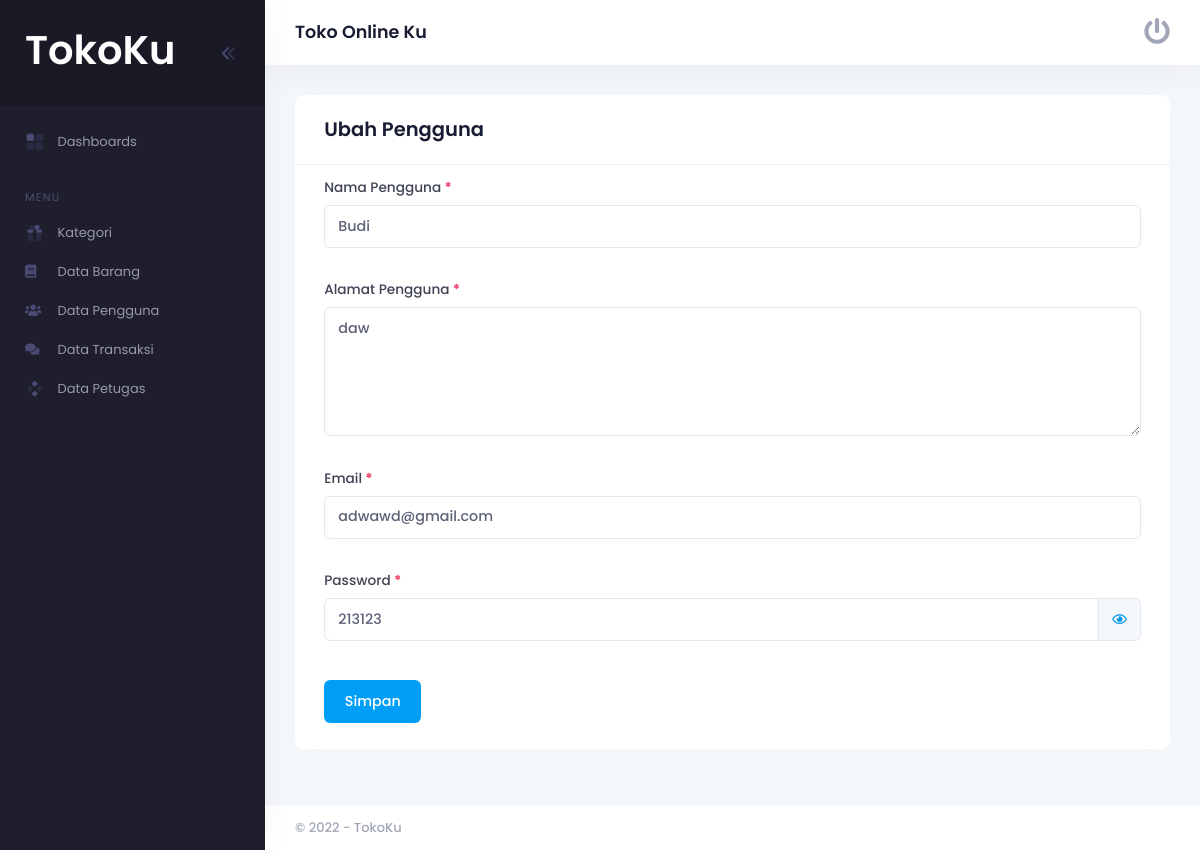
The app's page /layout/main.php?page=edit_pengguna&id=2 with its own data.
### tables this page shows
CREATE TABLE `pembeli` (
  `id_pembeli` int(11) NOT NULL,
  `nama` varchar(255) NOT NULL,
  `email` varchar(255) NOT NULL,
  `password` varchar(255) NOT NULL,
  `alamat` text NOT NULL
);

### pages/pengguna/edit.php (the view, shortened to what this page needs)
<?php
if (isset($_GET['id'])) {
    $query = "SELECT * FROM pembeli WHERE id_pembeli = '" . $_GET['id'] . "'";
    $result = mysqli_query($koneksi, $query);
    $data = mysqli_fetch_assoc($result);
} else {
    echo "<script>alert('Masukkan data id.');window.location='pengguna.php';</script>";
}
?>
<div class="card mb-5 mb-xl-8">
    <div class="card-header">
        <div class="card-title">
            <h2>Ubah Pengguna</h2>
        </div>
    </div>
    <div class="card-body pt-4">
        <form role="form" method="post" action="../pages/pengguna/proses_edit.php">
            <div class="mb-10 fv-row">
                <label class="required form-label">Nama Pengguna</label>
                <input type="text" name="nama_pengguna" class="form-control mb-2" value="<?php echo $data['nama']; ?>"/>
            </div>
            <div class="mb-10 fv-row">
                <label class="required form-label">Alamat Pengguna</label>
                <textarea name="alamat_pengguna" class="form-control mb-2" value="<?php echo $data['alamat']; ?>" rows="5"><?php echo $data['alamat']; ?></textarea>
            </div>
            <div class="mb-10 fv-row">
                <label class="required form-label">Email</label>
                <input name="email_pengguna" class="form-control mb-2" value="<?php echo $data['email']; ?>">
            </div>
            <div class="mb-10 fv-row">
                <label class="required form-label">Password</label>
                <div class="input-group mb-10">
                    <input type="text" name="pass_pengguna" id="password" class="form-control mb-2" value="<?php echo $data['password']; ?>">
                    <span class="input-group-text mb-2">
                        <i class="far fa-eye" id="tongglePassword" style="cursor:pointer; color:#0095E8;" onclick="tonggle()"></i>
                    </span>
                </div>
            </div>
            <div>
                <button type="submit" class="btn btn-primary">Simpan</button>
            </div>
        </form>
    </div>
</div>

### records on screen
pembeli: nama_pengguna "Budi", alamat_pengguna "daw", email_pengguna "adwawd@gmail.com", pass_pengguna "213123"
